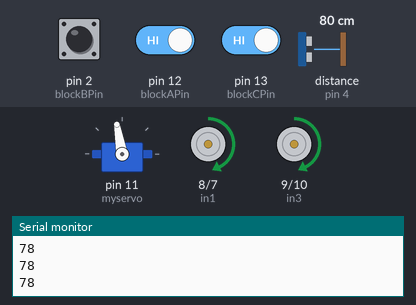
Bench run of a sketch on a simulated Arduino Uno, built with avr-gcc and run on an emulated ATmega328P. Parts: servo, motor-driver pin pairs drawn as motors (green arrow = first pin HIGH = forward, orange = second pin HIGH = backward, longer = more drive, scaled by the enable pin), the last lines printed to the serial monitor. Wiring (inferred from the names in the program): ultrasonic range finder: trigger pin 3; echo pin 4. The inputs (shaded band) are chosen by the test bench; at power-on: pin 13 (blockCPin) HIGH, distance to the obstacle (sensor on pin 4) 80 cm, pin 12 (blockAPin) HIGH, pin 2 (blockBPin) HIGH. The echo pulse lasts 58.3 µs per cm.

Above: at 1.2 s.
1.3 s: pin 13 (blockCPin) driven LOW
At 1.9 s:
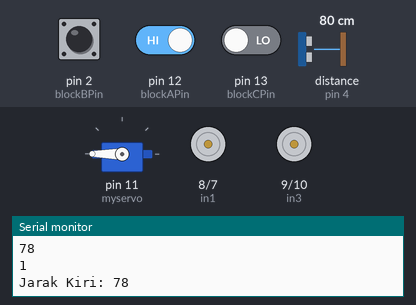
At 4.1 s:
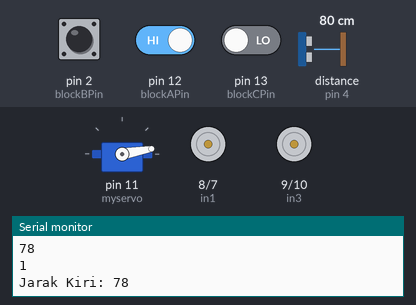
4.3 s: distance to the obstacle (sensor on pin 4) set to 8 cm
At 7.0 s:
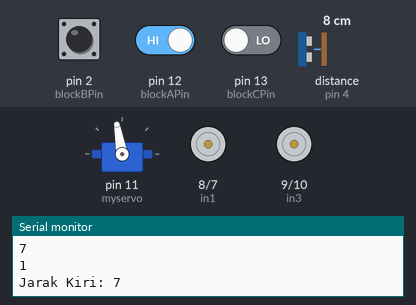
7.1 s: distance to the obstacle (sensor on pin 4) set to 5 cm
10.1 s: pin 12 (blockAPin) driven LOW
13.1 s: distance to the obstacle (sensor on pin 4) set to 18 cm
Timing chart, 0 to 17.1 s (numbered marks = the images above; inputs shaded):
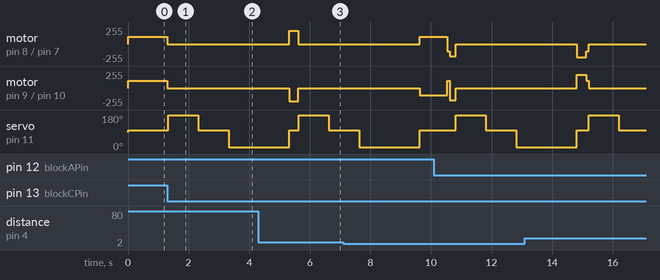

Measured:
- after the input at 1.3 s, motor on pin 8 (in1) / pin 7 (in2), motor on pin 9 (in3) / pin 10 (in4): forward 110/255 → stopped at once; servo on pin 11 (myservo): 100° → 180° at once, → 100° 1.0 s later, → 10° 1.0 s later

The sketch:

arung5.ino
```cpp
#include <Servo.h>

Servo myservo;  // create servo object to control a servo

//kiri
const int trigPin = 3;
const int echoPin = 4;
int blockAPin = 12; // Pin input
int blockBPin = 2; // Pin input
int blockCPin = 13; // Pin input
//int blockA = HIGH; // diberi logika high yang berarti tidak ada halangan
const int in1 = 8;
const int in2 = 7;
const int in3 = 9;
const int in4 = 10;
const int enA = 5;
const int enB = 6;

#define PWM 110
#define DIS 15

void setup()
{
  pinMode(trigPin, OUTPUT);
  pinMode(echoPin, INPUT);
   pinMode(blockAPin, INPUT);
     pinMode(blockBPin, INPUT);
     pinMode(blockCPin, INPUT);
  pinMode (in1, OUTPUT);
  pinMode (in2, OUTPUT);
  pinMode (in3, OUTPUT);
  pinMode (in4, OUTPUT);
  pinMode (enA, OUTPUT);
  pinMode (enB, OUTPUT);
  myservo.attach(11);  // attaches the servo on pin 9 to the servo object
  Serial.begin(9600);
}

//servo

void loop()
{

//  Serial.println(digitalRead(blockAPin));

  Serial.println(FrontSensor ());
  if(digitalRead(blockCPin) == 0){
    stop();
    if(FrontSensor ()<6 && FrontSensor ()>0 ||FrontSensor ()>100 && FrontSensor ()>0){
      reverse();
      delay(200);
       stop();
    }

     Serial.println(digitalRead(blockAPin));

    int jarakKiri, jarakKanan;
    FrontSensor();
    Serial.print("Jarak Kiri: ");
    jarakKiri = FrontSensor();
    Serial.println(jarakKiri);
    myservo.write(180);
    delay(1000);
    myservo.write(100);
    delay(1000);
    myservo.write(10);
    delay(1000);
    FrontSensor();
    Serial.print("Jarak Kanan: ");
    jarakKanan = FrontSensor();
     Serial.println(jarakKanan);
    delay(1000);
    myservo.write(100);
    if(jarakKiri<15 && jarakKanan<15 ){
      turn_left ();
      delay(900);
    }
    else if(jarakKiri>jarakKanan){
      Serial.println("KIRI");
        digitalWrite(in1, HIGH);
  digitalWrite(in2, LOW);
  digitalWrite(in3, LOW);
  digitalWrite(in4, HIGH);
  analogWrite(enA, 200);
  analogWrite(enB, 200);
      delay(300);
    } else {
      Serial.println("KANAN");
        digitalWrite(in1, LOW);
  digitalWrite(in2, HIGH);
  digitalWrite(in3, HIGH);
  digitalWrite(in4, LOW);
  analogWrite(enA, 200);
  analogWrite(enB, 200);
      delay(300);
    }

  }
   if(digitalRead(blockAPin) == 0){
    turn_right ();
    delay(80);
  }
  if(digitalRead(blockBPin) == 0){
    turn_left ();
    delay(80);
  }
   myservo.write(100);
  forward();

}

void forward ()
{
  digitalWrite(in1, HIGH);
  digitalWrite(in2, LOW);
  digitalWrite(in3, HIGH);
  digitalWrite(in4, LOW);
  analogWrite(enA, PWM);
  analogWrite(enB, PWM);
}

void turn_left ()
{
  digitalWrite(in1, HIGH);
  digitalWrite(in2, LOW);
  digitalWrite(in3, LOW);
  digitalWrite(in4, HIGH);
  analogWrite(enA, PWM);
  analogWrite(enB, PWM);
}

void turn_right ()
{
  digitalWrite(in1, LOW);
  digitalWrite(in2, HIGH);
  digitalWrite(in3, HIGH);
  digitalWrite(in4, LOW);
  analogWrite(enA, PWM);
  analogWrite(enB, PWM);
}

void reverse ()
{
  digitalWrite(in1, LOW);
  digitalWrite(in2, HIGH);
  digitalWrite(in3, LOW);
  digitalWrite(in4, HIGH);
  analogWrite(enA, 180);
  analogWrite(enB, 180);
}

void stop()
{
  digitalWrite(in1, LOW);
  digitalWrite(in2, LOW);
  digitalWrite(in3, LOW);
  digitalWrite(in4, LOW);
  analogWrite(enA, LOW);
  analogWrite(enB, LOW);
}

long FrontSensor ()
{
  long dur;
  digitalWrite(trigPin, LOW);
  delayMicroseconds(5);
  digitalWrite(trigPin, HIGH);
  delayMicroseconds(10);
  digitalWrite(trigPin, LOW);
  dur = pulseIn(echoPin, HIGH);
  return (dur* 0.034 / 2);
}
```
